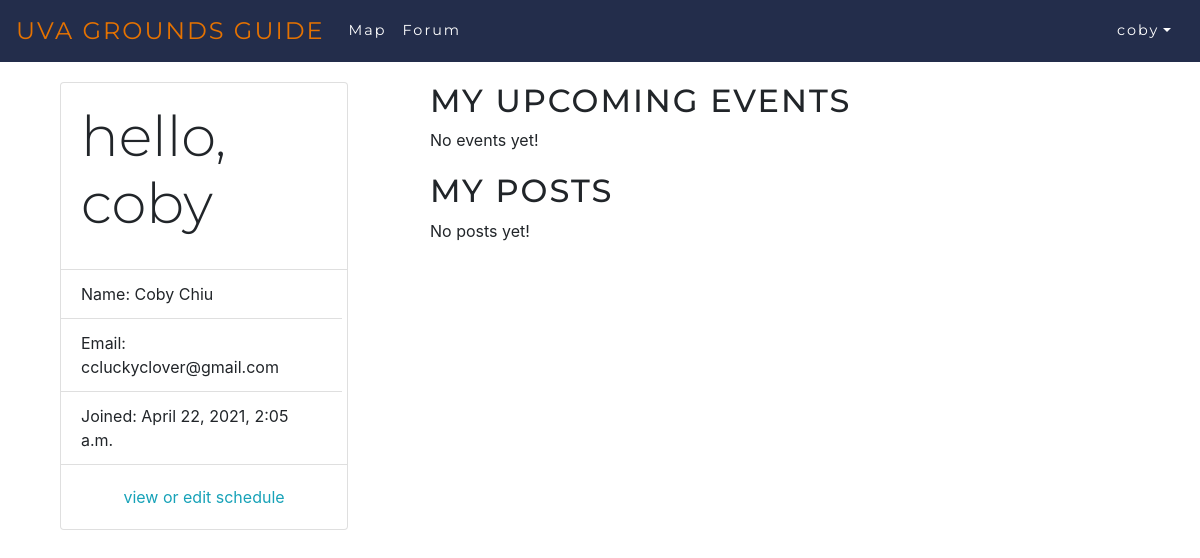
The app's page /myprofile/ (signed in), older data.
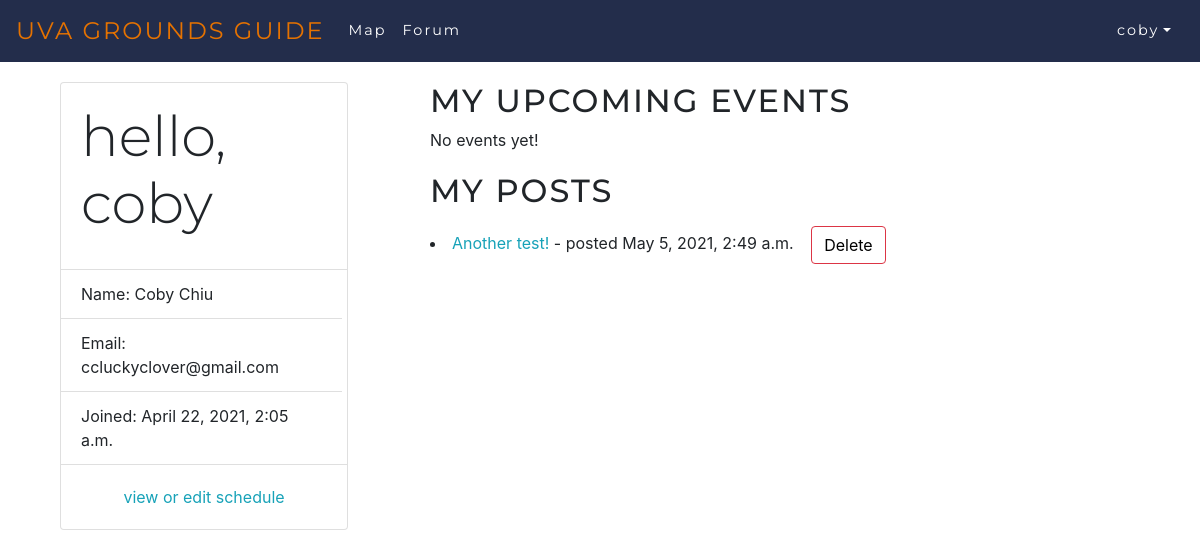
The same page, newer data.
### forum/models.py (models this page shows, shortened)
class Post(models.Model):
    title = models.CharField(max_length=200)
    detail = models.TextField()
    author = models.ForeignKey(User,on_delete=models.CASCADE,default=None,null=True)
    pub_date = models.DateTimeField(auto_now_add=True)

### forum/views.py (the view)
# urls.py: path('myprofile/', views.ProfileView.as_view(), name='profile'),
class ProfileView(generic.ListView):
    model = Post
    context_object_name = 'profile_list'
    template_name = 'forum/MyProfile.html'
    def get_context_data(self, **kwargs):
        context = super(ProfileView, self).get_context_data(**kwargs)
        qs = []
        qs2 = []
        if self.request.user.is_authenticated:
            qs = self.model.objects.filter(author=self.request.user)
            qs2 = Event.objects.filter(author=self.request.user, start_time__gte=datetime.datetime.now())[:5]
        context['my_posts'] = qs
        context['events'] = qs2    #Event.objects.all()
        return context
    """ def get_queryset(self):
        qs = []
        if self.request.user.is_authenticated:
            qs = self.model.objects.filter(author=self.request.user)
        else:
            qs = []
        #list = Post.objects.filter(author=request.user)
        #return Post.objects.order_by('-pub_date')
        return qs  """

### forum/templates/forum/MyProfile.html (shortened to what this page needs)
{% extends "map/base.html" %}
{% block content %}
{% load static %}
{% load socialaccount %}
{% if user.is_authenticated %}
<div class="container-fluid">
  <div class="row">
    <div class="col-4">
      <div class="card top-buffer" style="width: 18rem;">
        <div class="card-body">
          <h1 class="card-title display-4 justify-content-center">hello, {{user.username}}</h1>
        </div>
        <ul class="list-group list-group-flush">
          <li class="list-group-item">Name: {{user.get_full_name}}</li>
          <li class="list-group-item">Email: {{user.email}}</li>
          <li class="list-group-item">Joined: {{user.date_joined}}</li>
        </ul>
        <div class="card-body mx-auto">
          <a href="{% url 'schedule:schedule' %}" class="card-link">view or edit schedule</a>
        </div>
      </div>
    </div>
    <div class="col-8">
      <div id="map" class="top-buffer">
        <h2>My Upcoming Events</h2>
        <div>
        {% if events %}
          {% for event in events %}
            <li><a href="#">{{event.title}}</a> - {{event.start_time}} at {{event.address}}</li>
          {% endfor %}
        {% else %}
            <p>No events yet!</p>
        {% endif %}
        </div>
      </div>
      <div id="forum" class="top-buffer">
        <h2>My Posts</h2>
        <div>
        {% if my_posts %}
          {% for post in my_posts %}
            <li><a href="/forum/{{ post.id }}/">{{ post.title }}</a> - posted {{post.pub_date}} <a class="btn btn-default" href="{% url 'forum:post_remove' pk=post.pk %}"><span class="btn btn-danger left">Delete</span></a></li>
          {% endfor %}
        {% else %}
            <p>No posts yet!</p>
        {% endif %}
        </div>
      </div>
    </div>
  </div>
</div>
{% endif %}
{% endblock %}

### map/templates/map/base.html (shortened to what this page needs)
{% load static %}
{% load socialaccount %}
<!doctype html>
<html lang="en">
  <head>
    <link rel="stylesheet" href="https://cdn.jsdelivr.net/npm/bootstrap@4.6.0/dist/css/bootstrap.min.css">
    <link rel="stylesheet" type="text/css" href="{% static 'maps/nav-style.css' %}">
    <link rel="stylesheet" type="text/css" href="{% static 'forum/style.css' %}">
  </head>
  <body>
    <nav class="navbar navbar-expand-lg navbar-custom">
      <a class="navbar-brand" href="/">UVA Grounds Guide</a>
      {% if user.is_authenticated %}
      <div class="collapse navbar-collapse">
        <ul class="navbar-nav mr-auto">
          <li class="nav-item"><a class="nav-link" href="/map/">Map</a></li>
          <li class="nav-item"><a class="nav-link" href="/forum/">Forum</a></li>
        </ul>
      </div>
      {% endif %}
      <div class="collapse navbar-collapse justify-content-end">
        <ul class="navbar-nav ml-auto justify-content-end">
          {% if user.is_authenticated %}
          <li class="nav-item dropdown">
            <a href="#" class="nav-link dropdown-toggle" id="navbarDropdownMenuLink" data-toggle="dropdown" aria-haspopup="true" aria-expanded="false">{{user.username}}</a>
            </div>
          {% else %}
          <li class="nav-item"><button class="btn btn-light" type="button"><a href="{% provider_login_url 'google' %}">Sign in</button></a></li>
          {% endif %}
    </nav>
    <div class="container">
      <div id="content", name="content", class="main">
          <div class="container">
              <div class="row justify-content-center">
                  {% block content %}
                  {% endblock %}
              </div>
          </div>
      </div>
    </div>
  </body>
</html>

### map/static/maps/nav-style.css (style rules this page uses)
.navbar-custom { background-color: #232D4B; font-family: Montserrat !important; }
.navbar-custom .navbar-brand, .navbar-custom .navbar-text { color: #E57200; text-transform: uppercase; font-size: 1.5rem; }
.navbar a { color: white; letter-spacing: 2px; font-size: .9rem; }
ul { height: 100%; padding: 0px 5px 0px 20px; }
a { color: #17a2b8; }
.left { float: left; }
.btn { outline: none; color: black; background-color: transparent; box-shadow: 0 0 0 0; }

### forum/static/forum/style.css (style rules this page uses)
h1 { font-family: Montserrat; }
h2 { font-family: Montserrat; text-transform: uppercase; letter-spacing: 2px; }
.top-buffer { margin-top:20px; }

Row changes from the older to the newer data that the page shows:
added Post: title "Another test!", pub_date "May 5, 2021, 2:49 a.m."
Text that changed along with them:
text no longer shown: "No posts yet!"
